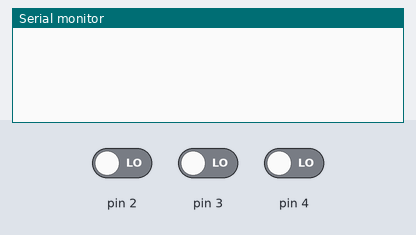
A sketch run on a simulated Arduino Uno, built with avr-gcc and run on an emulated ATmega328P. Shown: the last lines printed to the serial monitor. Inputs (shaded band) come from the test bench; at power-on: pin 2 LOW, pin 3 LOW, pin 4 LOW.

Above: at 1.2 s.
1.3 s: pin 2 driven HIGH
At 2.0 s:
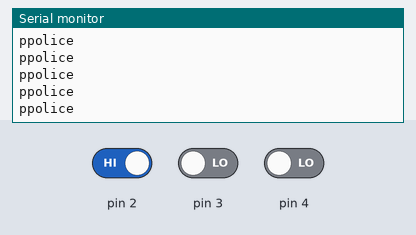
2.8 s: pin 2 driven LOW
At 4.0 s:
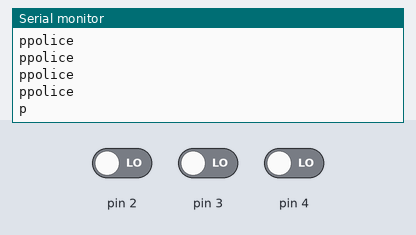
4.3 s: pin 3 driven HIGH
At 5.2 s:
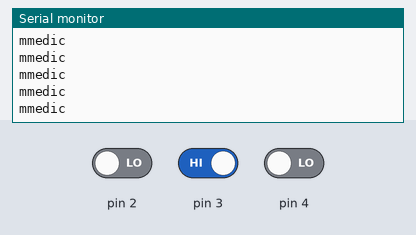
5.8 s: pin 3 driven LOW
At 6.5 s:
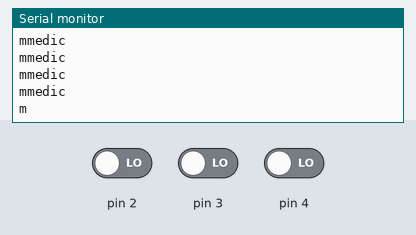
7.3 s: pin 4 driven HIGH
At 8.1 s:
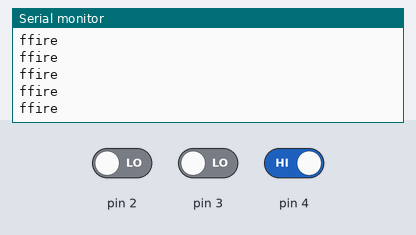
8.8 s: pin 4 driven LOW
At 10.0 s:
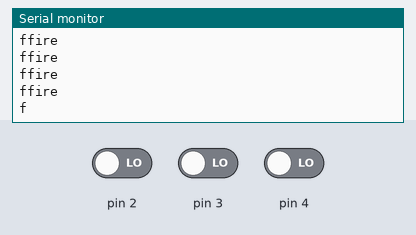

The sketch:

Master.ino
```cpp
int v1=0,v2=0,v3=0;
char message;
void setup()
{
  pinMode(2,INPUT);
  pinMode(3,INPUT);
  pinMode(4,INPUT);
  Serial.begin(9600);
}
void loop()
{
  v1 = digitalRead(2);
  v2 = digitalRead(3);
  v3 = digitalRead(4);
  if(v1>0)
  {
    // button 1 police
    message = 'p';
    Serial.println("police");
    Serial.write(message);
  }
  else if(v2>0)
  {
    //button 2 medic
    message = 'm';
    Serial.println("medic");
    Serial.write(message);
  }
  else if(v3>0)
  {
    //button 3 fire
    message = 'f';
    Serial.println("fire");
    Serial.write(message);
  }
}
```

Measured:
- after the input at 1.3 s, the serial monitor: prints a new line at once (image 1)
- after the input at 2.8 s, the serial monitor: prints a new line after 0.07 s (image 2)
- after the input at 4.3 s, the serial monitor: prints a new line at once (image 3)
- after the input at 5.8 s, the serial monitor: prints a new line after 0.07 s (image 4)
- after the input at 7.3 s, the serial monitor: prints a new line at once (image 5)
- after the input at 8.8 s, the serial monitor: prints a new line after 0.07 s (image 6)
